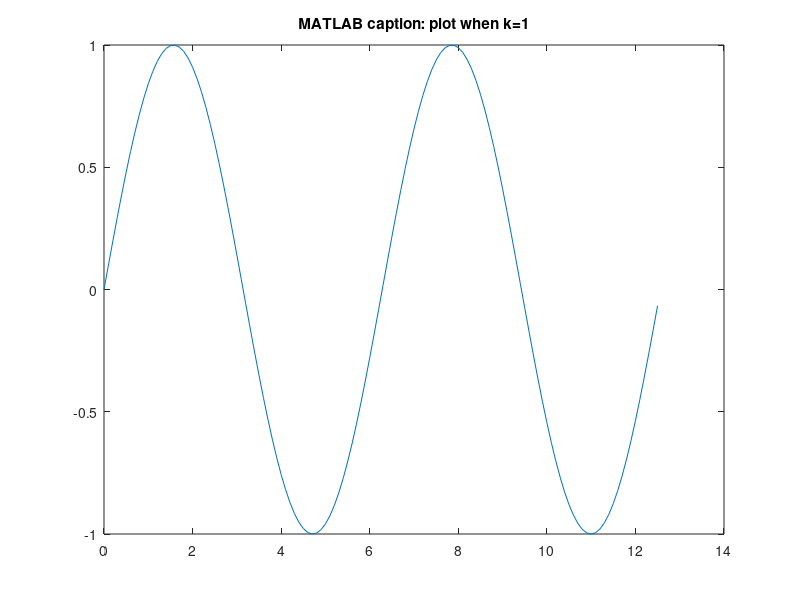
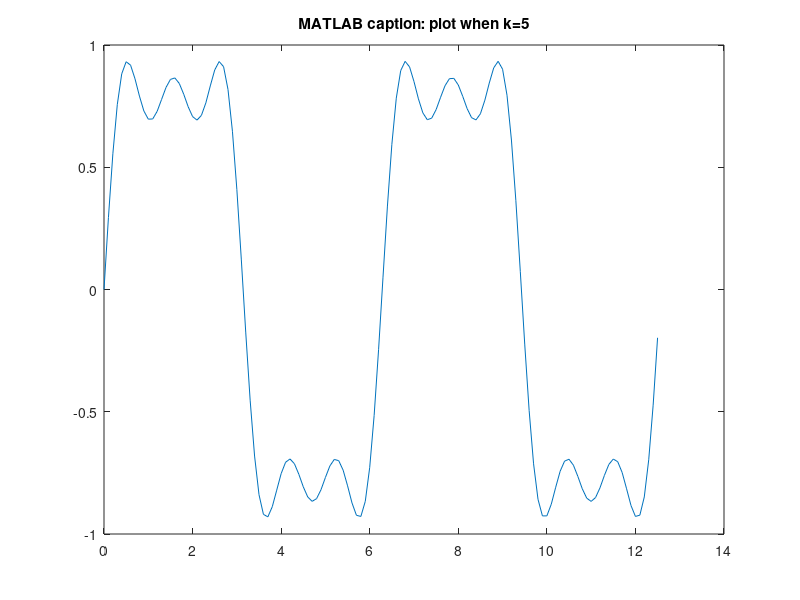
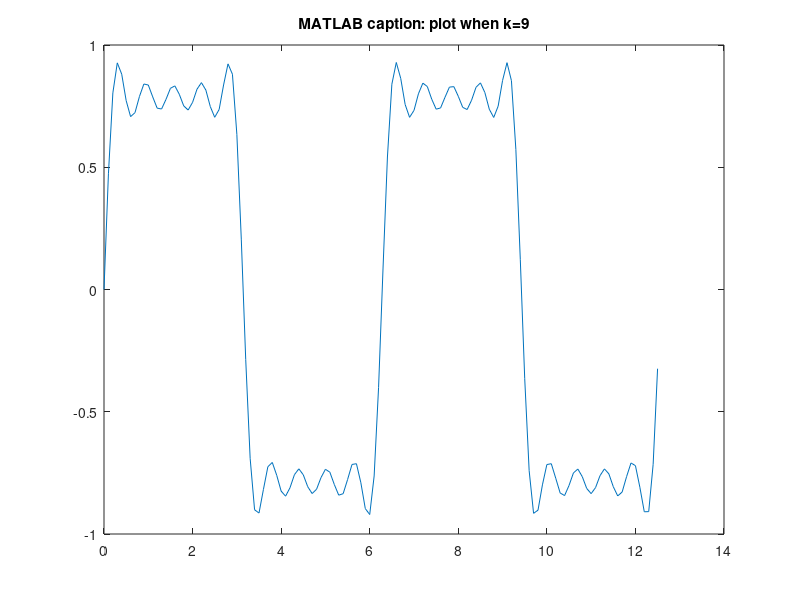

MATLAB code for these plots, in order:
%% exampleA.m : file for publish_mpl showing extra options
% This file will be used to demonstrate the possibilies 
% of the new function |publish_mpl| . The new function
% expands the possibilities of the standard |publish| function
% with regard to the LaTeX format. Motivation for creating 
% this new function is that I want more control over the output than the
% pdf and html format can offer. So LaTeX is the obvious choice
% but at the same time I want to avoid manual editing of the 
% tex file handle as much as possible. By using an adapted 
% xsl file, the package matlab-prettifier created by Julien Cretel
% and using additional |publish| options we can achieve the following:
% 
% # determine the documentclass and layout of the document 
% # show MATLAB code (and also listings of mfiles) in a nice layout
% # specify hyperref options that determine the pdf attributes
% # determine how the header of the document is presented (titel, author, list of figures and listings)
% # include captions and references
%% Acknowledgement
% This file is adapted from the |fourier_demo2.m| file
% that is included in MATLAB and can be copied in
% the current directory with
%%
% 
%  copyfile(fullfile(matlabroot,'help','techdoc',...
%  'matlab_env','examples','fourier_demo2.m'),'.','f')
%%
%% Square Waves from Sine Waves
% <latex>
% % The actual function to publish starts now.
% % This text block is changed to a latex block to show the caption and reference capabilities
% %
% % the following statements insert the references to the plots:
% The Fourier series expansion for a square-wave is
% made up of a sum of odd harmonics, as shown here
% by the plots in figure \ref{exampleA_01.eps} on page \pageref{exampleA_01.eps} (1 harmonic),
% figure \ref{exampleA_02.eps} on page \pageref{exampleA_02.eps} (5 harmonics) and
% figure \ref{exampleA_03.eps} on page \pageref{exampleA_03.eps} (9 harmonics).
% %
% % the following statements define the captions of the plots:
% \global\def\captionA{first harmonic} 
% \global\def\captionB{sum of first 5 harmonics} 
% \global\def\captionC{sum of first 9 harmonics} 
% </latex>
if exist('avalue','var')
    fprintf('print the value passed to this script: %f\n',avalue)
else
    fprintf('no value passed to this script\n')
end
%% Add an Odd Harmonic and Plot It
t   = 0:.1:pi*4;
k   = 1 ;
y   = sin(k*t)/k;
figure(k)
plot(t,y);
title(sprintf('MATLAB caption: plot when k=%.0f',k))
    
%%
% In each iteration of the for loop add an odd 
% harmonic to y. As _k_ increases, the output 
% approximates a square wave with increasing accuracy.
% 
% Perform the following mathematical operation
% at each iteration:
% 
% $$ y = y + \frac{\sin kt}{k} $$
% 
% Display some of the plots:
%

for k = 3:2:9 
    y = y + sin(k*t)/k;
    if mod(k,4)==1
        figure(k)
        plot(t,y)
        title(sprintf('MATLAB caption: plot when k=%.0f',k))
    end
end

%% Note About Gibbs Phenomenon
% Even though the approximations are constantly  
% improving, they will never be exact because of the 
% Gibbs phenomenon, or ringing.
%% Listing of this script
% <latex>
% % assuming m-file in directory one level higher than tex dir (using the standard html subdirectory)
% % assuming numbers and framed are not set in \usepackage and they are wanted
% % \lstinputlisting[frame=single,numbers=left]{../exampleA.m}
% % assuming numbers and framed are set in \usepackage and they are not wanted
% % \lstinputlisting[frame=none,numbers=none]{../exampleA.m}
% % assuming numbers and framed are set in \usepackage are set and wanted
% \lstinputlisting{../exampleA.m}
% </latex>
%% Listing of publish_mpl_examples.m
% <latex>
% \lstinputlisting{../publish_mpl_examples.m}
% </latex>
